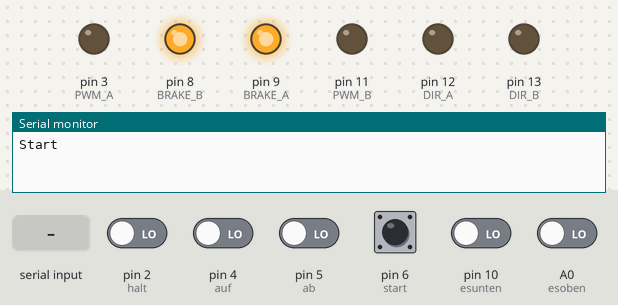
Recording of a sketch running on a simulated Arduino Uno, built with avr-gcc and run on an emulated ATmega328P. Parts: output pins drawn as LEDs (lit = HIGH), the last lines printed to the serial monitor. The inputs (shaded band) are chosen by the test bench; at power-on: A0 (esoben), pin 2 (halt), pin 4 (auf), pin 5 (ab), pin 6 (start), pin 10 (esunten) LOW.

Above: at 1.2 s.
1.3 s: pin 4 (auf) driven HIGH
At 2.35 s:
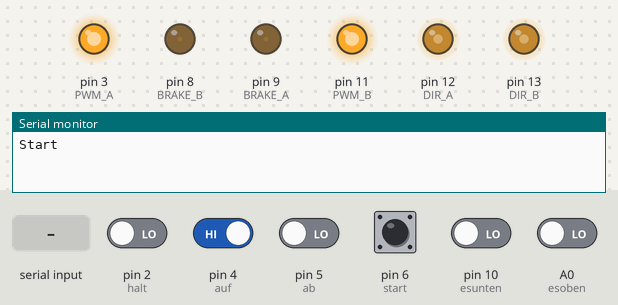
4.3 s: pin 2 (halt) driven HIGH
At 4.6 s:
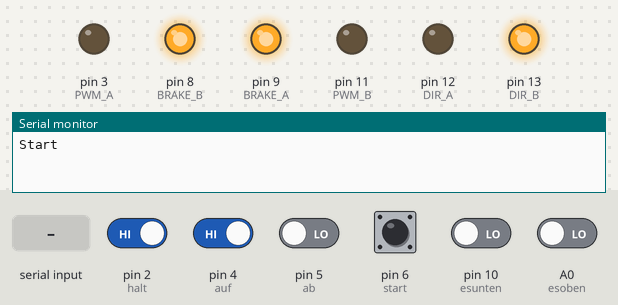
5.8 s: pin 2 (halt) driven LOW
At 5.97 s:
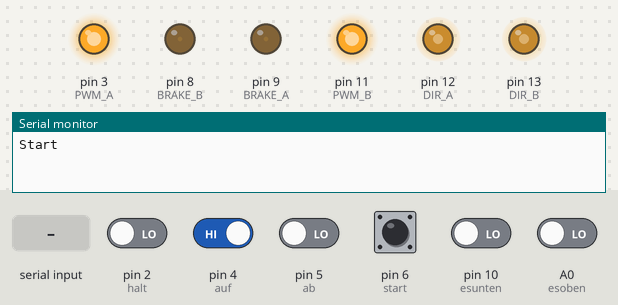
8.8 s: "S" received over Serial
At 10.7 s:
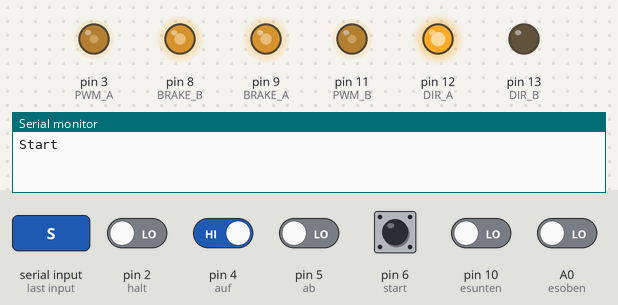
11.3 s: "90,45\n" received over Serial
At 11.47 s:
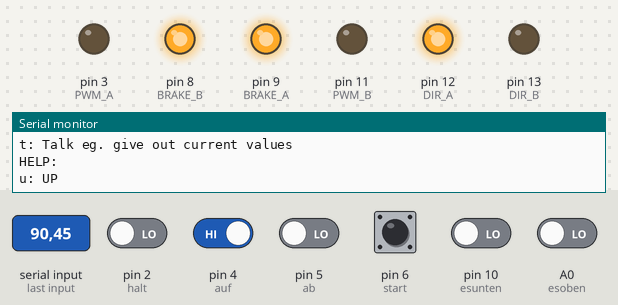
12.8 s: "S90\n" received over Serial
At 12.96 s:
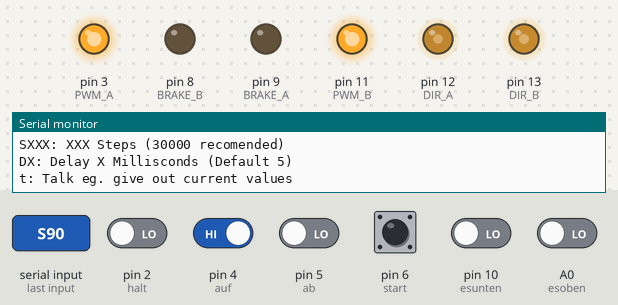
Timing chart, 0 to 16.8 s (numbered marks = the images above; inputs shaded):
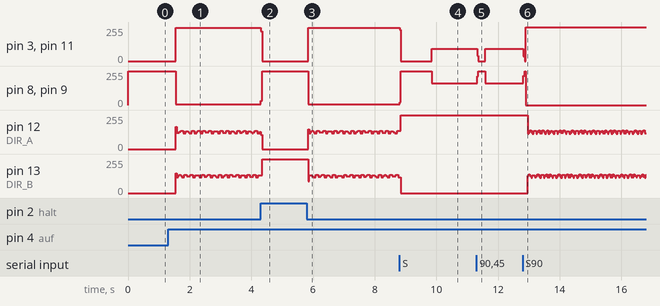

The sketch:

Curent_Microstepping.ino
```cpp
#define STOP 0
#define UP 1
#define DOWN -1
#define RUN 8
#define M_PI 3.1415926

const int halt = 2;
const int auf = 4;
const int ab = 5;
const int start = 6;
const int esoben = A0;
const int esunten = 10;
const int esoben_kal = 7;
const int DIR_A = 12;
const int DIR_B = 13;
const int BRAKE_B = 8;
const int BRAKE_A = 9;
const int PWM_A = 3;
const int PWM_B = 11;

unsigned char pos;
unsigned char motpos;
int state;
unsigned int steps;
int i;
int I;
int delay_;
byte motsig[4] = {0,1,3,2};
char buffer[10];

void step(int steps, int delay_){
   if(state!=RUN){
     Serial.println("noope");
     exit;
   }
   //start
   digitalWrite(BRAKE_A, 0);
   digitalWrite(BRAKE_B, 0);
   //run
   for(i=0;i<steps;i++){
     if(state==STOP || digitalRead(halt) || digitalRead(esoben) || (Serial.available()>0 && Serial.read()=='s') ){
       state=STOP;
       break;
     }
     for(pos=0;pos<32;pos++){
       digitalWrite(DIR_A,  (pos & 16) >> 4 );
       digitalWrite(DIR_B, (((pos & 8) >> 3) | ((pos & 16) >> 4)) - (((pos & 8) >> 3) & ((pos & 16) >> 4)));
       I=255*sin(pos*2*M_PI/32.);
       analogWrite(PWM_A, abs(I));   //Set PWM for CH A
       I=255*cos(pos*2*M_PI/32.);
       analogWrite(PWM_B, abs(I));  //Set PWM for CH B
       delay(delay_);
     }
   }
   digitalWrite(BRAKE_A, 1 );
   digitalWrite(BRAKE_B, 1 );
}

void fast_step(int steps,int dir){
   if(state==STOP || state==RUN){
     Serial.println("noope");
     exit;
   }
   //start
   digitalWrite(BRAKE_A, 0);
   digitalWrite(BRAKE_B, 0);
   analogWrite(PWM_A, 255);
   analogWrite(PWM_B, 255);
   //run
   for(i=0;i<steps;i++){
     if(state==STOP || digitalRead(halt) || (digitalRead(esoben) && dir==UP) || (digitalRead(esunten) && dir==DOWN) || (Serial.available()>0 && Serial.read()=='s') ){
       state=STOP;
       break;
     }
     motpos = ((motpos | 4 ) + dir) & 3;
     digitalWrite(DIR_A, (motsig[motpos] & 2) >> 1 );
     digitalWrite(DIR_B, (motsig[motpos] & 1 ));
     delay(3);
   }
   digitalWrite(BRAKE_A, 1 );
   digitalWrite(BRAKE_B, 1 );
   analogWrite(PWM_A, 0);
   analogWrite(PWM_B, 0);
}

void stop(){
  state=STOP;
}

void setup(){
  pinMode(DIR_A, OUTPUT); //CH A -- HIGH = forwards and LOW = backwards???
  pinMode(DIR_B, OUTPUT); //CH B -- HIGH = forwards and LOW = backwards???
  pinMode(BRAKE_A, OUTPUT); //brake (disable) CH A
  pinMode(BRAKE_B, OUTPUT); //brake (disable) CH B
  pinMode(PWM_A,OUTPUT);
  pinMode(PWM_B,OUTPUT);
  digitalWrite(BRAKE_A, HIGH); //(0=no_break)
  digitalWrite(BRAKE_B, HIGH);
  pinMode(auf, INPUT); //Input auf
  pinMode(ab, INPUT); //Input ab
  pinMode(halt,INPUT);
  pinMode(start,INPUT);
  pinMode(esoben,INPUT);
  pinMode(esoben_kal,INPUT);
  pinMode(esunten,INPUT);
  Serial.begin(9600);
  Serial.println("Start");
  analogWrite(PWM_A, 0);   //Set PWM for CH A
  analogWrite(PWM_B, 0);  //Set PWM for CH B
  attachInterrupt(0, stop, CHANGE);
  state=RUN;
  steps=1;
  delay_=5;
}

void loop(){
  if(Serial.available()>0){
    buffer[0]=Serial.read();
    switch (buffer[0]){
      case 's':
        state=STOP;
        break;
      case 'r':
        state=RUN;
        step(steps, delay_);
        break;
      case 'u':
        state=UP;
        fast_step(steps,UP);
        break;
      case 'd':
        state=DOWN;
        fast_step(steps,DOWN);
        break;
      case 'S':
        steps=Serial.parseInt();
        break;
      case 'D':
        delay_=Serial.parseInt();
        break;
      case 't':
        Serial.println("talking...");
        Serial.print("Steps: ");
        Serial.println(steps);
        Serial.print("Delay: ");
        Serial.println(delay_);
        break;
      default:
        while(Serial.available()>0){
           buffer[0]=Serial.read();
        }
        Serial.println("HELP:");
        Serial.println("u: UP");
        Serial.println("d: DOWN");
        Serial.println("r: RUN");
        Serial.println("s: STOP");
        Serial.println("SXXX: XXX Steps (30000 recomended)");
        Serial.println("DX: Delay X Millisconds (Default 5)");
        Serial.println("t: Talk eg. give out current values");
    }
  }else if(digitalRead(halt)){
    state=STOP;
  }else if(digitalRead(auf)){
    state=UP;
    fast_step(steps,UP);
  }else if(digitalRead(ab)){
    state=DOWN;
    fast_step(steps,DOWN);
  }else if(digitalRead(start)){
    state=RUN;
    step(steps, delay_);
  }else{
   delay(500);
  }
}
```

Measured:
- after the input at 1.3 s, pin 3 (PWM_A), pin 11 (PWM_B): 0/255 → 251/255 after 0.25 s; pin 8 (BRAKE_B), pin 9 (BRAKE_A): 255/255 → 4/255 after 0.25 s
- after the input at 4.3 s, pin 3 (PWM_A), pin 11 (PWM_B): 251/255 → 0/255 at once; pin 8 (BRAKE_B), pin 9 (BRAKE_A): 4/255 → 255/255 at once
- after the input at 5.8 s, pin 3 (PWM_A), pin 11 (PWM_B): 0/255 → 251/255 after 0.05 s; pin 8 (BRAKE_B), pin 9 (BRAKE_A): 255/255 → 4/255 after 0.05 s
- after the input at 8.8 s, pin 3 (PWM_A), pin 11 (PWM_B): 251/255 → 0/255 at once, → 91/255 1.0 s later; pin 8 (BRAKE_B), pin 9 (BRAKE_A): 4/255 → 255/255 at once, → 162/255 1.0 s later
- after the input at 11.3 s, pin 3 (PWM_A), pin 11 (PWM_B): 91/255 → 0/255 at once, → 91/255 0.26 s later; pin 8 (BRAKE_B), pin 9 (BRAKE_A): 162/255 → 255/255 at once, → 162/255 0.26 s later
- after the input at 12.8 s, pin 3 (PWM_A), pin 11 (PWM_B): 91/255 → 255/255 at once; pin 8 (BRAKE_B), pin 9 (BRAKE_A): 162/255 → 0/255 at once
